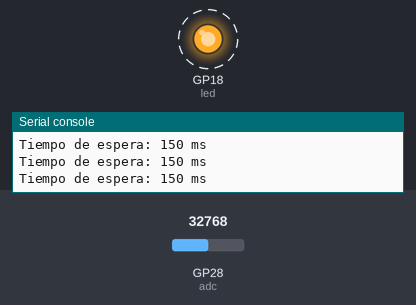
A program run on a simulated Raspberry Pi Pico running MicroPython. Parts: output pins drawn as LEDs (lit = HIGH), the last lines printed to the serial console. Dashed ring = blinking. The inputs (shaded band) are chosen by the test bench; at power-on: GP28 (adc) = 32768 (analog values on the 0–65535 scale).

Above: at 1.27 s.
1.3 s: GP28 (adc) set to 7864
At 1.42 s:
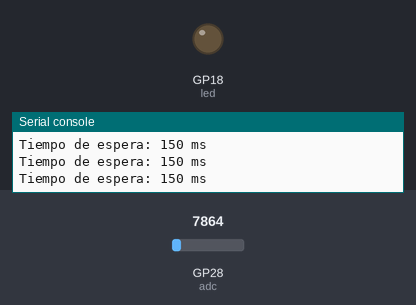
4.3 s: GP28 (adc) set to 45874
At 4.79 s:
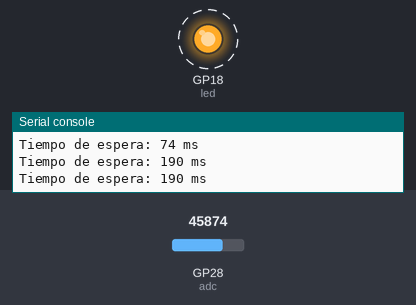
Timing chart, 0 to 13.3 s (numbered marks = the images above; inputs shaded):
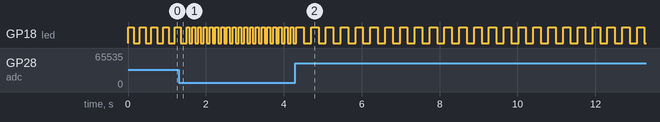

Measured:
- after the input at 4.3 s, GP18 (led): alternates HIGH for 0.19 s and LOW for 0.19 s, starting after 0.21 s
- by itself, GP18 (led): repeats every 0.15 s: HIGH 0.07 s, LOW 0.07 s

The program:

blink_variation.py
```python
from machine import ADC, Pin
import utime

led = Pin(18, Pin.OUT)
adc = ADC(2)  # create an instance of the ADC class

while True:
    led.value(1)  # turn off LED to show we're waiting for input
    tiempo = int(50 + (adc.read_u16()/327))
    print("Tiempo de espera:",tiempo,"ms")
    utime.sleep_ms(tiempo)
    led.value(0)  # turn on LED when time is up
    utime.sleep_ms(tiempo)
```
